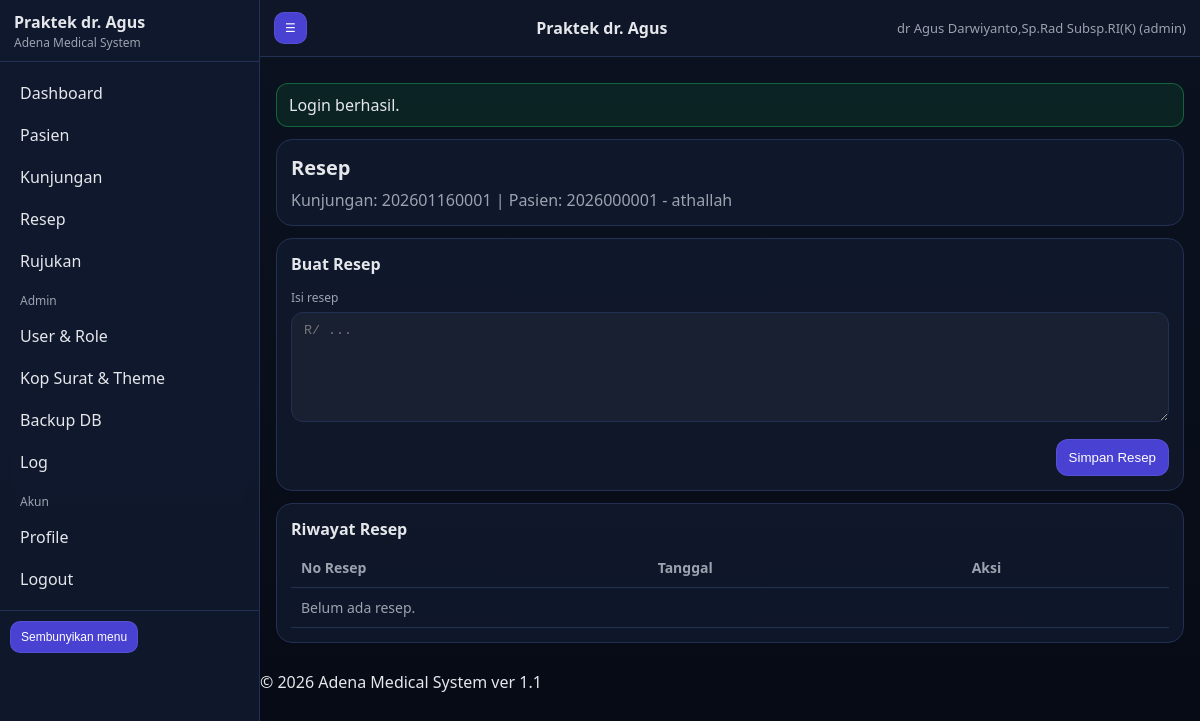
Screenshot of /prescriptions.php?visit_id=3 (signed in) with the database file from the repository.
### tables this page shows
CREATE TABLE `visits` (
  `id` bigint(20) NOT NULL,
  `patient_id` bigint(20) NOT NULL,
  `visit_no` varchar(30) NOT NULL,
  `visit_date` datetime NOT NULL,
  `anamnesis` mediumtext DEFAULT NULL,
  `physical_exam` mediumtext DEFAULT NULL,
  `usg_report` mediumtext DEFAULT NULL,
  `therapy` mediumtext DEFAULT NULL,
  `doctor_id` int(11) DEFAULT NULL,
  `signature_path` varchar(255) DEFAULT NULL,
  `created_at` datetime NOT NULL,
  `updated_at` datetime DEFAULT NULL
);

CREATE TABLE `users` (
  `id` int(11) NOT NULL,
  `username` varchar(50) NOT NULL,
  `password_hash` varchar(255) NOT NULL,
  `role` enum('admin','dokter','perawat','sekretariat') NOT NULL DEFAULT 'dokter',
  `full_name` varchar(120) DEFAULT NULL,
  `sip` varchar(80) DEFAULT NULL,
  `phone` varchar(50) DEFAULT NULL,
  `email` varchar(120) DEFAULT NULL,
  `signature_path` varchar(255) DEFAULT NULL,
  `is_active` tinyint(1) NOT NULL DEFAULT 1,
  `created_at` datetime NOT NULL,
  `updated_at` datetime DEFAULT NULL
);

CREATE TABLE `patients` (
  `id` bigint(20) NOT NULL,
  `mrn` varchar(30) NOT NULL,
  `full_name` varchar(150) NOT NULL,
  `dob` date DEFAULT NULL,
  `gender` enum('L','P') NOT NULL,
  `address` varchar(255) DEFAULT NULL,
  `created_at` datetime NOT NULL
);

### app/helpers.php (called while the page is built, shortened)
<?php
function e(string $s): string { return htmlspecialchars($s, ENT_QUOTES, 'UTF-8'); }
function config(): array {
  static $cfg = null;
  if ($cfg === null) {
    $file = __DIR__ . '/config.php';
    if (!file_exists($file)) {
      $cfg = require __DIR__ . '/config.sample.php';
    } else {
      $cfg = require $file;
    }
  }
  return $cfg;
}
function base_path(): string {
  $bp = config()['base_path'] ?? '';
  return rtrim($bp, '/');
}
function url(string $path = ''): string {
  $bp = base_path();
  $path = '/' . ltrim($path, '/');
  return $bp . $path;
}
function ensure_dirs(): void {
  $cfg = config();
}
function flash_get(string $key): ?string {
  $msg = $_SESSION['_flash'][$key] ?? null;
  return $msg;
}

### app/config.php (called while the page is built)
<?php
return array (
  'installed' => true,
  'base_path' => '/AMS',
  'db' =>
  array (
    'host' => '127.0.0.1',
    'port' => 3306,
    'name' => 'ams11',
    'user' => 'root',
    'pass' => '',
    'charset' => 'utf8mb4',
  ),
  'security' =>
  array (
    'session_name' => 'AMSSESSID',
    'csrf_key' => '922e70ba681779f204f2c06607a7a469',
  ),
  'uploads' =>
  array (
    'logo_dir' => 'C:\\xampp\\htdocs\\AMS\\install/../storage/uploads/logo',
    'signature_dir' => 'C:\\xampp\\htdocs\\AMS\\install/../storage/uploads/signature',
  ),
  'paths' =>
  array (
    'logs' => 'C:\\xampp\\htdocs\\AMS\\install/../storage/logs',
    'backups' => 'C:\\xampp\\htdocs\\AMS\\install/../storage/backups',
  ),
  'gdrive' =>
  array (
    'enabled' => false,
    'service_account_json' => 'C:\\xampp\\htdocs\\AMS\\install/../storage/credentials/gdrive_service_account.json',
    'folder_id' => '',
  ),
);

### app/auth.php (called while the page is built, shortened)
<?php
require_once __DIR__ . '/helpers.php';
require_once __DIR__ . '/db.php';
function session_boot(): void {
  $cfg = config();
}
function auth_user(): ?array {
  return $_SESSION['user'] ?? null;
}

### app/db.php (called while the page is built, shortened)
<?php
require_once __DIR__ . '/helpers.php';
function db(): PDO {
  static $pdo = null;
  if ($pdo) return $pdo;
  $cfg = config()['db'];
  $dsn = sprintf('mysql:host=%s;port=%d;dbname=%s;charset=%s',
    $cfg['host'], (int)$cfg['port'], $cfg['name'], $cfg['charset'] ?? 'utf8mb4'
  );
  $opt = [
    PDO::ATTR_ERRMODE => PDO::ERRMODE_EXCEPTION,
    PDO::ATTR_DEFAULT_FETCH_MODE => PDO::FETCH_ASSOC,
    PDO::ATTR_EMULATE_PREPARES => false,
  ];
  try {
    $pdo = new PDO($dsn, $cfg['user'], $cfg['pass'], $opt);
  } catch (Throwable $e) {
    log_app('error', 'DB connection failed', ['err' => $e->getMessage()]);
    throw $e;
  }
  return $pdo;
}

### app/controllers/common.php (called while the page is built, shortened)
<?php
require_once __DIR__ . '/../helpers.php';
require_once __DIR__ . '/../db.php';
function get_settings(): array {
  $rows = db()->query("SELECT `key`,`value` FROM settings")->fetchAll();
  $s = [];
  foreach ($rows as $r) $s[$r['key']] = $r['value'];
  return $s;
}

### prescriptions.php (the view, shortened to what this page needs)
<?php
require_once __DIR__ . '/app/auth.php';
require_once __DIR__ . '/app/db.php';
require_once __DIR__ . '/app/controllers/common.php';
$u = auth_user();
$settings = get_settings();
$visitId = (int)($_GET['visit_id'] ?? ($_POST['visit_id'] ?? 0));
$visit = null;
if ($visitId > 0) {
  $st = db()->prepare("SELECT v.*, p.mrn, p.full_name, p.dob, p.gender, p.address, u.full_name AS doctor_name
                       FROM visits v
                       JOIN patients p ON p.id=v.patient_id
                       LEFT JOIN users u ON u.id=v.doctor_id
                       WHERE v.id=?");
  $st->execute([$visitId]);
  $visit = $st->fetch();
}
$rxList = [];
if ($visitId > 0) {
  $st = db()->prepare("SELECT * FROM prescriptions WHERE visit_id=? ORDER BY created_at DESC LIMIT 50");
  $st->execute([$visitId]);
  $rxList = $st->fetchAll();
}
require __DIR__ . '/app/views/partials/header.php';
?>
<div class="card">
  <div class="h1">Resep</div>
  <?php if ($visit): ?>
    <div class="muted">Kunjungan: <?= e($visit['visit_no']) ?> | Pasien: <?= e($visit['mrn'].' - '.$visit['full_name']) ?></div>
  <?php else: ?>
    <div class="muted">Rekap resep berdasarkan rentang waktu.</div>
  <?php endif; ?>
</div>
<?php if ($visit): ?>
  <div class="card">
    <div class="h1" style="font-size:16px">Buat Resep</div>
    <form method="post" class="grid">
      <div class="col-12">
        <div class="label">Isi resep</div>
        <textarea class="input" name="content" placeholder="R/ ..."></textarea>
      </div>
      <div class="col-12" style="display:flex;justify-content:flex-end">
        <button class="btn" type="submit">Simpan Resep</button>
      </div>
    </form>
  </div>
  <div class="card">
    <div class="h1" style="font-size:16px">Riwayat Resep</div>
    <table class="table">
      <thead><tr><th>No Resep</th><th>Tanggal</th><th>Aksi</th></tr></thead>
      <tbody>
        <?php if (!$rxList): ?><tr><td colspan="3" class="muted">Belum ada resep.</td></tr><?php endif; ?>
      </tbody>
    </table>
  </div>
<?php endif; ?>
<?php require __DIR__ . '/app/views/partials/footer.php'; ?>

### app/views/partials/header.php (shortened to what this page needs)
<?php
require_once __DIR__ . '/../../helpers.php';
$settings = $settings ?? [];
$brand_title = $settings['brand_title'] ?? 'Praktek dr. Agus';
$badge = $settings['brand_badge'] ?? 'Adena Medical System';
$u = $u ?? null;
?>
<!doctype html>
<html lang="id">
<head>
  <link rel="stylesheet" href="<?= e(url('/public/assets/css/theme.css')) ?>">
</head>
<body>
<div class="layout">
  <aside class="sidebar no-print" id="sidebar">
    <div class="side-brand">
      <div class="side-text">
        <div class="side-title"><?= e($brand_title) ?></div>
        <div class="side-badge"><?= e($badge) ?></div>
      </div>
    </div>
    <nav class="side-nav">
      <a href="<?= e(url('/index.php')) ?>">Dashboard</a>
      <a href="<?= e(url('/patients.php')) ?>">Pasien</a>
      <a href="<?= e(url('/visits.php')) ?>">Kunjungan</a>
      <a href="<?= e(url('/prescriptions.php')) ?>">Resep</a>
      <a href="<?= e(url('/referrals.php')) ?>">Rujukan</a>
      <?php if ($u && $u['role'] === 'admin'): ?>
        <div class="nav-sep">Admin</div>
        <a href="<?= e(url('/users.php')) ?>">User & Role</a>
        <a href="<?= e(url('/settings.php')) ?>">Kop Surat & Theme</a>
        <a href="<?= e(url('/backup.php')) ?>">Backup DB</a>
        <a href="<?= e(url('/logs.php')) ?>">Log</a>
      <?php endif; ?>
      <div class="nav-sep">Akun</div>
      <a href="<?= e(url('/profile.php')) ?>">Profile</a>
      <a href="<?= e(url('/logout.php')) ?>">Logout</a>
    </nav>
    <div class="side-footer">
      <button class="btn small" type="button" onclick="toggleSidebar()">Sembunyikan menu</button>
    </div>
  </aside>
  <main class="main">
    <header class="topbar no-print">
      <button class="btn small" type="button" onclick="toggleSidebar()">☰</button>
      <div class="topbar-title"><?= e($brand_title) ?></div>
      <div class="topbar-user"><?= $u ? e($u['full_name']).' ('.e($u['role']).')' : '' ?></div>
    </header>
    <div class="container">
      <?php if ($msg = flash_get('ok')): ?><div class="alert ok"><?= e($msg) ?></div><?php endif; ?>

### public/assets/css/theme.css (style rules this page uses)
:root { --bg:#0b1220; --panel:#111a2e; --panel2:#0f172a; --text:#e5e7eb; --muted:#9ca3af; --line:#223053; --accent:#4f46e5; --danger:#ef4444; --ok:#22c55e; }
* { box-sizing:border-box }
body { margin:0;font-family:system-ui,-apple-system,Segoe UI,Roboto,Arial,sans-serif;background:linear-gradient(180deg,var(--bg),#060a14);color:var(--text) }
a { color:inherit;text-decoration:none }
.container { padding:16px;max-width:1100px;margin:0 auto }
.layout { display:flex;min-height:100vh }
.sidebar { width:260px;background:rgba(17,26,46,.92);border-right:1px solid var(--line);backdrop-filter: blur(6px);position:sticky;top:0;height:100vh;overflow:auto }
.side-brand { display:flex;gap:12px;align-items:center;padding:14px 14px 10px;border-bottom:1px solid var(--line) }
.side-title { font-weight:700;line-height:1.1 }
.side-badge { color:var(--muted);font-size:12px;margin-top:2px }
.side-nav { padding:10px }
.side-nav a { display:block;padding:10px 10px;border-radius:10px;color:var(--text) }
.nav-sep { margin:10px 10px 6px;color:var(--muted);font-size:12px }
.side-footer { padding:10px;border-top:1px solid var(--line) }
.main { flex:1 }
.topbar { display:flex;gap:10px;align-items:center;justify-content:space-between;padding:12px 14px;border-bottom:1px solid var(--line);background:rgba(15,23,42,.88);backdrop-filter: blur(6px);position:sticky;top:0;z-index:10 }
.topbar-title { font-weight:700 }
.topbar-user { color:var(--muted);font-size:13px }
.card { background:rgba(17,26,46,.8);border:1px solid var(--line);border-radius:16px;padding:14px;margin:12px 0 }
.h1 { font-size:20px;font-weight:800;margin:0 0 8px }
.muted { color:var(--muted) }
.grid { display:grid;grid-template-columns:repeat(12,1fr);gap:12px }
.col-12 { grid-column:span 12 }
.input, select, textarea { width:100%;padding:10px 12px;border-radius:12px;border:1px solid var(--line); background:rgba(255,255,255,.04);color:var(--text);outline:none }
textarea { min-height:110px;resize:vertical }
.label { font-size:12px;color:var(--muted);margin:6px 0 6px }
.btn { display:inline-flex;align-items:center;justify-content:center;gap:8px; padding:10px 12px;border-radius:12px;border:1px solid rgba(255,255,255,.08); background:rgba(79,70,229,.9);color:#fff;cursor:pointer }
.btn.small { padding:8px 10px;border-radius:10px;font-size:12px }
.table { width:100%;border-collapse:collapse }
.table th,.table td { border-bottom:1px solid var(--line);padding:10px;text-align:left;font-size:14px }
.table th { color:var(--muted);font-weight:600 }
.alert { padding:10px 12px;border-radius:12px;border:1px solid var(--line);margin:10px 0 }
.alert.ok { border-color:rgba(34,197,94,.4);background:rgba(34,197,94,.1) }

### rows the page displays
visits: users.full_name "dr Agus Darwiyanto,Sp.Rad Subsp.RI(K)", visit_no "202601160001", patient.full_name "2026000001 - athallah"

### other values shown
$brand_title "Praktek dr. Agus"
$badge "Adena Medical System"
$u['role'] "admin"
$msg "Login berhasil."
$footer_text "© 2026 Adena Medical System ver 1.1"
